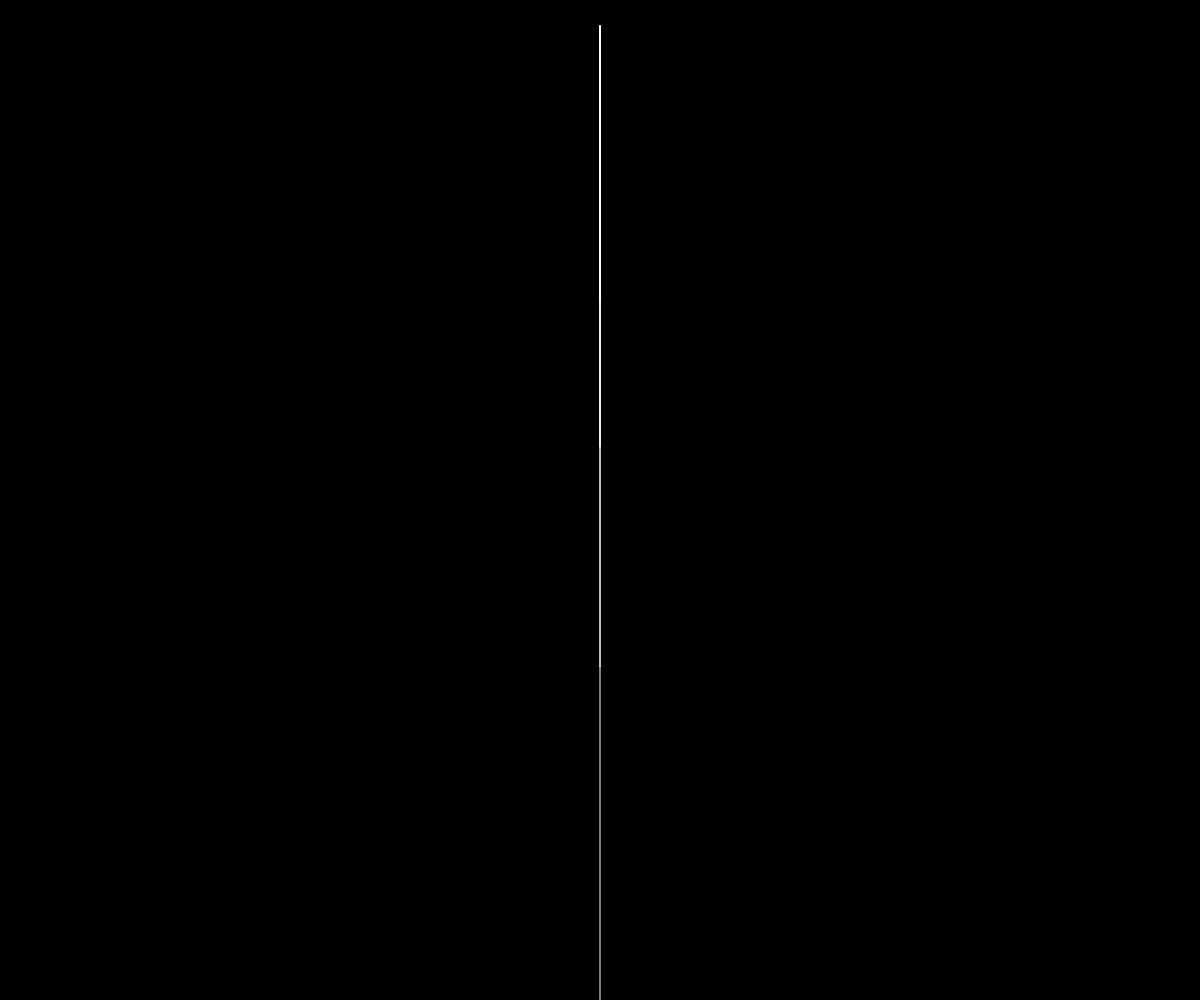
Frame 1 (no input)
Frame 60 (no input): identical to frame 1, image omitted
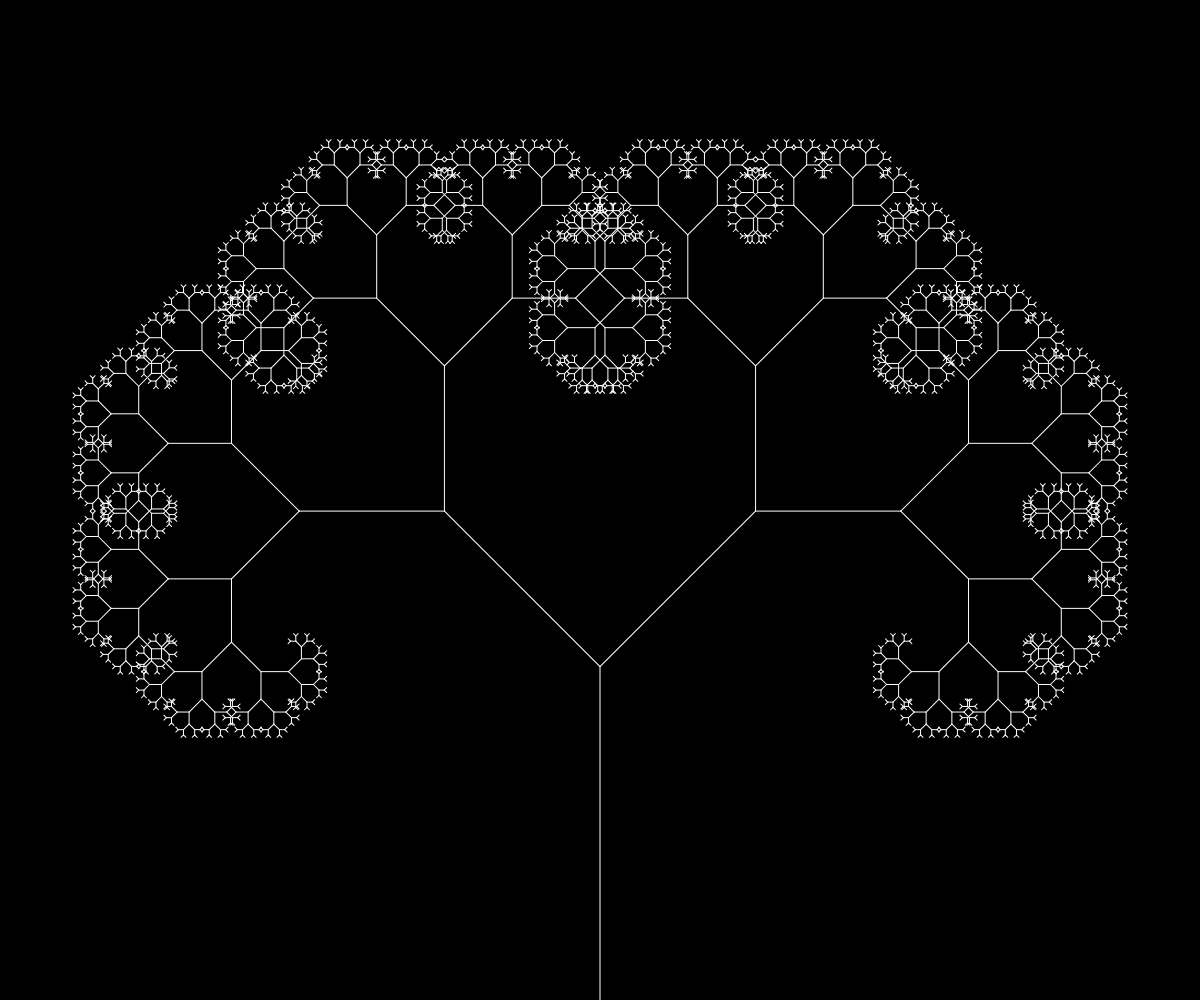
Frame 120 (the mouse pressed at the canvas centre since frame 60)

The p5.js sketch that drew these frames (run headless with seeded random() and noise() and a simulated clock; from frame 60 on, the mouse is pressed at the canvas centre):

// p5.js sketch
// ── sketch.js
// recursive tree
// Sarvath Sharma
// May 7, 2018

function setup() {
  createCanvas(windowWidth, windowHeight);
  angleMode(DEGREES);
}

function draw() {
  background(0);
  stroke(255);

  let theAngle = map(mouseX, 0, width, 0, 90);
  let theta = theAngle;
  let branchSize = height/3;

  // trunk
  translate(width/2, height);
  line(0, 0, 0, -branchSize);

  translate(0, -branchSize);

  // start recursive branching!!
  branch(branchSize, theta);
}

function branch(length, theta) {
  length *= 0.66;

  if (length > 3) {
    // right
    push();
    rotate(theta);
    line(0, 0, 0, -length);
    translate(0, -length);
    branch(length, theta);
    pop();

    // left
    push();
    rotate(-theta);
    line(0, 0, 0, -length);
    translate(0, -length);
    branch(length, theta);
    pop();
  }
}
